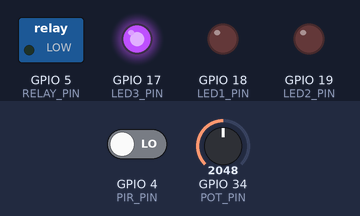
The sketch below on a simulated ESP32. On the bench: switched loads named in the sketch (green lamp = pin HIGH), output pins drawn as LEDs (lit = HIGH). The inputs (shaded band) are chosen by the test bench; at power-on: GPIO 4 (PIR_PIN) LOW, GPIO 34 (POT_PIN) = 2048. WiFi joins after 1.5 s; servers stay silent unless stated; no MQTT or app messages arrive unless stated; what the sketch prints to the serial monitor is not drawn.

Above: at 2.7 s.
2.8 s: GPIO 4 (PIR_PIN) driven HIGH
At 8.9 s:
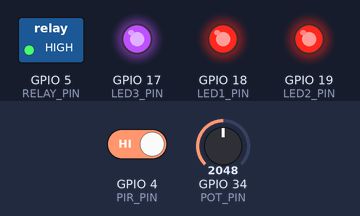
9.2 s: GPIO 34 (POT_PIN) set to 224
15.1 s: GPIO 34 (POT_PIN) set to 191
At 21.3 s:
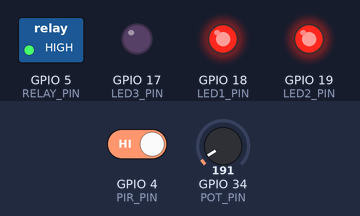
27.8 s: GPIO 4 (PIR_PIN) driven LOW
At 33.4 s:
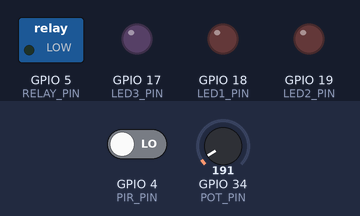
34.0 s: GPIO 34 (POT_PIN) set to 491
At 39.6 s:
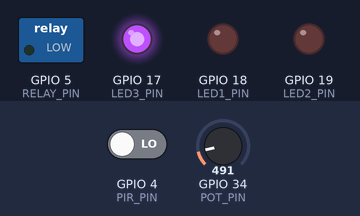
Timing chart, 0 to 41.1 s (numbered marks = the images above; inputs shaded):
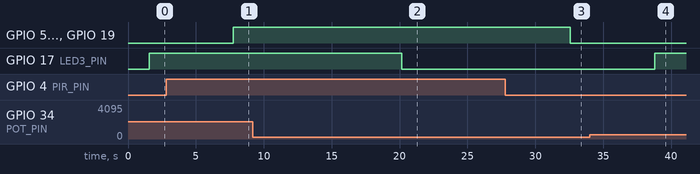

Measured:
- the behaviour switches between 205 and 204 on GPIO 34 (POT_PIN) (found by bisection; images 1 and 2)
- after the input at 2.8 s, GPIO 5 (RELAY_PIN), GPIO 18 (LED1_PIN), GPIO 19 (LED2_PIN): LOW → HIGH after 5.0 s
- after the input at 9.2 s, every drawn part: stays the same
- after the input at 15.1 s, GPIO 17 (LED3_PIN): HIGH → LOW after 5.1 s
- after the input at 27.8 s, GPIO 5 (RELAY_PIN), GPIO 18 (LED1_PIN), GPIO 19 (LED2_PIN): HIGH → LOW after 4.8 s
- after the input at 34.0 s, GPIO 17 (LED3_PIN): LOW → HIGH after 4.8 s

The sketch:

sketch.ino
```cpp
#include <Arduino.h>
#include <WiFi.h>
#include <WiFiClientSecure.h>
#include <PubSubClient.h>

// Configuração Wi-Fi
const char* WIFI_NAME = "Wokwi-GUEST";
const char* WIFI_PASSWORD = "";

// Configuração ThingSpeak
const char* thingSpeakApiKey = "LXZ3HY7546P6KG5Z";
const char* server = "api.thingspeak.com";

// Configuração MQTT (HiveMQ Cloud)
const char* mqtt_server = "639526b830b64afe9214ef4328c64bb0.s1.eu.hivemq.cloud";
const int mqtt_port = 8883;
const char* mqtt_user = "hivemq.webclient.1740703471593";
const char* mqtt_password = "Kg6!3j*N?8cJGOz9d&Ai";
const char* mqtt_topic = "energia/consumo";

// Cliente MQTT seguro
WiFiClientSecure espClient;
PubSubClient client(espClient);

// Definição de pinos
#define PIR_PIN 4
#define RELAY_PIN 5
#define LED1_PIN 18
#define LED2_PIN 19
#define LED3_PIN 17
#define POT_PIN 34

float energiaConsumida = 0;
unsigned long ultimoTempo = 0;
float taxaConsumo;
const float limiteEnergia = 50.0;

// Conectar ao Wi-Fi
void conectarWiFi() {
    Serial.print("Conectando ao Wi-Fi ");
    WiFi.begin(WIFI_NAME, WIFI_PASSWORD);
    while (WiFi.status() != WL_CONNECTED) {
        delay(500);
        Serial.print(".");
    }
    Serial.println("\nWi-Fi Conectado!");
    Serial.print("Endereço IP: ");
    Serial.println(WiFi.localIP());
}

// Função de Callback MQTT
void callback(char* topic, byte* message, unsigned int length) {
    Serial.print("Mensagem recebida no tópico: ");
    Serial.println(topic);
}

// Conectar ao MQTT
void reconnectMQTT() {
    while (!client.connected()) {
        Serial.print("Conectando ao MQTT...");
        if (client.connect("ESP32Client", mqtt_user, mqtt_password)) {
            Serial.println(" Conectado!");
            client.subscribe(mqtt_topic);
        } else {
            Serial.print(" Falha, rc=");
            Serial.print(client.state());
            Serial.println(" Tentando novamente em 5s...");
            delay(5000);
        }
    }
}

// Enviar dados para ThingSpeak
bool sendDataToThingSpeak(float energia) {
    WiFiClient client;
    if (!client.connect(server, 80)) {
        return false;
    }
    String data = "api_key=" + String(thingSpeakApiKey) + "&field1=" + String(energia, 1);
    client.print("POST /update HTTP/1.1\n");
    client.print("Host: " + String(server) + "\n");
    client.print("Connection: close\n");
    client.print("LXZ3HY7546P6KG5Z: " + String(thingSpeakApiKey) + "\n");
    client.print("Content-Length: " + String(data.length()) + "\n\n");
    client.print(data);
    delay(1000);
    client.stop();
    return true;
}

void setup() {
    Serial.begin(115200);
    pinMode(PIR_PIN, INPUT);
    pinMode(POT_PIN, INPUT);
    pinMode(RELAY_PIN, OUTPUT);
    pinMode(LED1_PIN, OUTPUT);
    pinMode(LED2_PIN, OUTPUT);
    pinMode(LED3_PIN, OUTPUT);
    digitalWrite(RELAY_PIN, LOW);
    digitalWrite(LED1_PIN, LOW);
    digitalWrite(LED2_PIN, LOW);
    digitalWrite(LED3_PIN, LOW);

    conectarWiFi();
    espClient.setInsecure();
    client.setServer(mqtt_server, mqtt_port);
    client.setCallback(callback);
    reconnectMQTT();
    ultimoTempo = millis();
}

void loop() {
    if (!client.connected()) {
        reconnectMQTT();
    }
    client.loop();

    bool presenceDetected = digitalRead(PIR_PIN);
    int valorPot = analogRead(POT_PIN);
    float percentual = valorPot / 4095.0;
    taxaConsumo = percentual * 1000.0;

    unsigned long tempoAtual = millis();
    float tempoDecorrido = (tempoAtual - ultimoTempo) / 1000.0;
    energiaConsumida += (taxaConsumo / 3600.0) * tempoDecorrido; // Convertendo W para Wh
    ultimoTempo = tempoAtual;

    if (taxaConsumo > limiteEnergia) {
        digitalWrite(LED3_PIN, HIGH);
        Serial.println("!!! ALERTA, ALTO CONSUMO DE ENERGIA !!!");
    } else {
        digitalWrite(LED3_PIN, LOW);
    }

    if (!presenceDetected) {
        digitalWrite(RELAY_PIN, LOW);
        digitalWrite(LED1_PIN, LOW);
        digitalWrite(LED2_PIN, LOW);
        Serial.println("Presença não detectada. Dispositivos desligados.");
    } else {
        digitalWrite(RELAY_PIN, HIGH);
        digitalWrite(LED1_PIN, HIGH);
        digitalWrite(LED2_PIN, HIGH);
        Serial.println("Presença detectada. Dispositivos ligados.");
    }

    Serial.print("Taxa de Consumo: ");
    Serial.print(taxaConsumo, 1);
    Serial.print(" kWh/s | Energia: ");
    Serial.print(energiaConsumida, 1);
    Serial.print(taxaConsumo, 1);
    Serial.println(" kWh");

    if (sendDataToThingSpeak(taxaConsumo)) {
        Serial.println("✅ ThingSpeak atualizado!");
    } else {
        Serial.println("Falha no envio ao ThingSpeak!");
    }

    String energiaStr = String(taxaConsumo, 1);
    client.publish(mqtt_topic, energiaStr.c_str());
    Serial.println("✅ Enviado ao MQTT!");

    delay(5000);
}
```

mqtt.ino
```cpp

```
